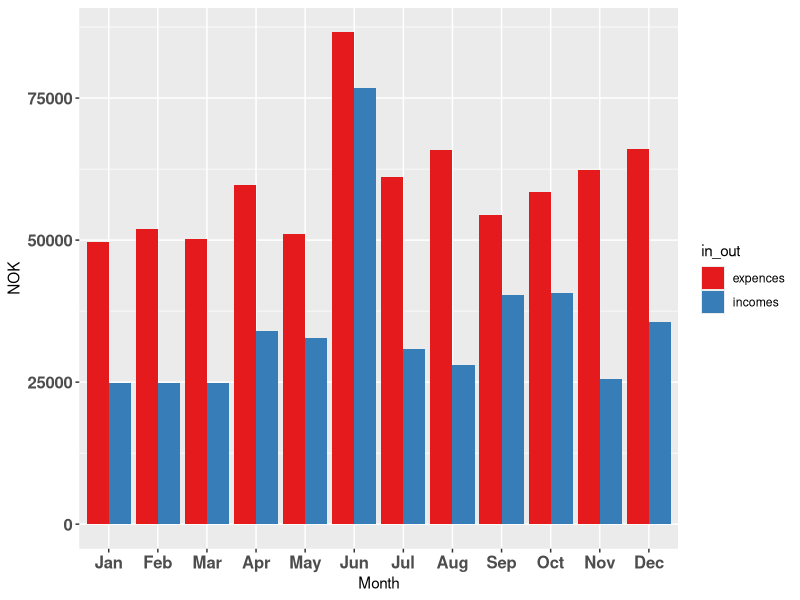

This figure's R source:
## ---- chunk 1
## if not installed, install and load.
if(!require(lubridate)) install.packages("lubridate")
if(!require(stringr)) install.packages("stringr")
if(!require(tidyr)) install.packages("tidyr")
if(!require(ggplot2)) install.packages("ggplot2")
if(!suppressPackageStartupMessages(require(dplyr))) install.packages("dplyr")
## ---- chunk 2
felleskonto <- read.delim(file = "dplyr_nettbank/gjensidige.txt",stringsAsFactors = FALSE, 
								  fill = T, header = T, dec = ",", na.strings = "") %>%	tbl_df()
## Have a look at the data
head(felleskonto)
## Will first select only the columns we need, and rename them to English while we are at it.
felleskonto_subset  <- select(felleskonto, 
										Date = Bokfort, 
										Text_code = Tekstkode, 
										Description = Beskrivelse, 
										Out = Ut_av_konto, 
										In = Inn_pa_konto)
## Look again
felleskonto_subset
## ---- chunk 3
## Reformat the date column to a date format.
felleskonto_subset$Date <- lubridate::dmy(felleskonto_subset$Date)
head(felleskonto_subset)
## Add a month column
felleskonto_subset <- mutate(felleskonto_subset, 
									  Month = month(Date, label = TRUE))
## Set In and Out to numeric.
class(felleskonto_subset$In) <- "numeric"
class(felleskonto_subset$Out) <- "numeric"
## Summarize expenes and incomes per month and gather them in one column
in_out_summary <- felleskonto_subset %>% 
	group_by(Month) %>% 
	summarize(expences = sum(-Out, na.rm = T), 
				 incomes = sum(In, na.rm = T)) %>%
	gather(key = in_out, value = NOK, -Month)

## Nice and tidy
in_out_summary

## Lets plot it per month!
ggplot(in_out_summary, aes(Month, NOK, fill = in_out)) + 
	geom_bar(stat="identity", position = position_dodge()) + 
	theme(axis.text = element_text(size = 12, face = "bold")) + 
	scale_fill_brewer(type = "qual", palette = "Set1")
## ---- chunk 4
group_by(in_out_summary, in_out) %>%
	summarize(sum = sum(NOK))
## ---- chunk 5
count(felleskonto_subset, Text_code, sort = TRUE)
## ---- chunk 6
group_by(felleskonto_subset, Description) %>%
	filter(Text_code == "VARER") %>%
	count(Description, sort = T)
## ---- chunk 7
felleskonto_subset$Description <- str_replace(felleskonto_subset$Description, "^[\\d]{2}.[\\d]{2}\\s", "")
## Try again
felleskonto_subset %>%
	filter(Text_code == "VARER") %>%
	count(Description, sort = T)
## ---- chunk 8
felleskonto_subset %>%
	filter(Text_code == "VARER") %>%
group_by(Description) %>%
	summarize(Sum_out_varer = sum(-Out, na.rm = TRUE))
## ---- chunk 9
felleskonto_subset %>%
	filter(Text_code == "VARER") %>%
group_by(Description) %>%
	summarize(Sum_out_varer = sum(-Out, na.rm = TRUE)) %>% 
	arrange(desc(Sum_out_varer))
